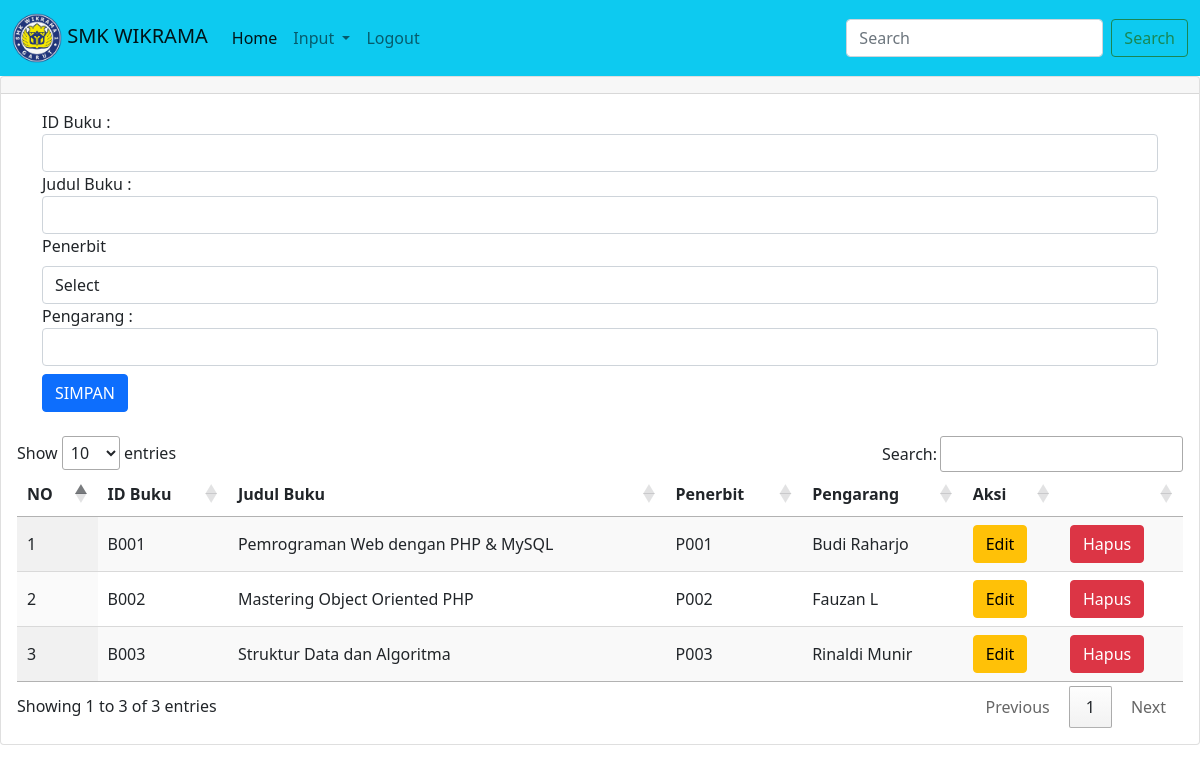
The app's page /dashboard.php?menu=buku (signed in) with its own data.
### tables this page shows
CREATE TABLE IF NOT EXISTS `buku` (
  `bukuID` VARCHAR(20) NOT NULL,
  `judul` VARCHAR(150) NOT NULL,
  `penerbitID` VARCHAR(20) NOT NULL,
  `pengarang` VARCHAR(100) NOT NULL,
  PRIMARY KEY (`bukuID`),
  KEY `fk_buku_penerbit` (`penerbitID`),
  CONSTRAINT `fk_buku_penerbit` FOREIGN KEY (`penerbitID`) REFERENCES `penerbit` (`penerbitID`) ON DELETE CASCADE ON UPDATE CASCADE
);

### library/oop.php (called while the page is built, shortened)
<?php
class oop{
    function tampil($con, $tabel){
        $sql ="SELECT * FROM $tabel";
        $jalan = mysqli_query($con, $sql);
        while($data = mysqli_fetch_assoc($jalan))
            $isi[] = $data;
        return @$isi;
    }
}
?>

### buku.php (the view, shortened to what this page needs)
<?php
include "config/koneksi.php";
include "library/oop.php";
$go = new oop();
$tabel = 'buku';
?>
<div class="container">
<form method='post'>
    <tr>
        <td>ID Buku </td>
        <td>:</td>
        <td><input class="form-control me-2" type="text" name="bukuID" value="<?php echo @$edit['bukuID'] ?>" required></td>
    </tr>
    <tr>
        <td>Judul Buku </td>
        <td>:</td>
        <td><input class="form-control me-2" type="text" name="judul" value="<?php echo @$edit['judul'] ?>" required></td>
    </tr>
    <tr>
    <label class="form-label">Penerbit</label>
        <select name="penerbitID" class="form-control" required>
            <option class="select disable">Select</option>
        </select>
    </tr>
    <tr>
        <td>Pengarang </td>
        <td>:</td>
        <td><input class="form-control me-2" type="text" name="pengarang" value="<?php echo @$edit['pengarang'] ?>" required></td>
    </tr>
    <tr>
        <td><input class="btn btn-primary mt-2" type="submit" name="simpan" value="SIMPAN"></td>
    </tr>
</form>
</div>
<br>
<table id="example" class="display" style="width:100%">
    <thead>
        <tr>
            <th>NO</th>
            <th>ID Buku</th>
            <th>Judul Buku</th>
            <th>Penerbit</th>
            <th>Pengarang</th>
            <th>Aksi</th>
            <th></th>
        </tr>
    </thead>
    <tbody>
        <?php
            $a = $go->tampil($con, $tabel);
            $no = 0;
            if($a == ""){
                echo "<tr><td colspan='7' align='center'>No Record</td></tr>";
            } else {
            foreach($a as $r){
            $no++;
        ?>
        <tr>
            <td><?php echo $no ?></td>
            <td><?php echo $r['bukuID'] ?></td>
            <td><?php echo $r['judul'] ?></td>
            <td><?php echo $r['penerbitID'] ?></td>
            <td><?php echo $r['pengarang'] ?></td>
            <td><a class="btn btn-warning" href="?menu=edit&bukuID=<?= $r['bukuID'] ?>">Edit</a></td>
            <td><a class="btn btn-danger" href="?menu=buku&hapus&bukuID=<?= $r['bukuID'] ?>" onclick="return confirm('Hapus data <?php echo $r['judul'] ?> ?')">Hapus</a></td>
        </tr>
        <?php }  } ?>
    </tbody>
</table>

### dashboard.php (shortened to what this page needs)
<!doctype html>
<html lang="en">
    <head>
        <link href="https://cdn.jsdelivr.net/npm/bootstrap@5.0.0-beta1/dist/css/bootstrap.min.css" rel="stylesheet">
        <link href="https://cdn.datatables.net/1.10.23/css/jquery.dataTables.min.css" rel="stylesheet">
    </head>
    <body>
        <nav class="navbar navbar-expand-lg navbar-light bg-info">
        <div class="container-fluid">
            <a class="navbar-brand disable" href="dashboard.php"><img src="logo/logowk.png" width="50px" height="50px"> <label>SMK WIKRAMA</label></a>
                <div class="collapse navbar-collapse" id="navbarSupportedContent">
                    <ul class="navbar-nav me-auto mb-2 mb-lg-0">
                        <li class="nav-item">
                            <a class="nav-link active" aria-current="page" href="">Home</a>
                        </li>
                        <li class="nav-item dropdown">
                            <a class="nav-link dropdown-toggle" href="" id="navbarDropdown" role="button" data-bs-toggle="dropdown" aria-expanded="false">
                                Input
                            </a>
                        </li>
                        <li class="nav-item">
                            <a class="nav-link" href="logout.php">Logout</a>
                        </li>
                    </ul>
                    <form class="d-flex">
                        <input class="form-control me-2" type="search" placeholder="Search" aria-label="Search">
                        <button class="btn btn-outline-success" type="submit">Search</button>
                    </form>
                </div>
            </div>
        </nav>
    <div class="card">
    <div class="card-header">
    </div>
        <div class="card-body">
        <?php
            $menu = @$_GET['menu'];
            switch($menu){
            case 'buku';
            include 'buku.php';
            break;
            }
        ?>
        </div>
    </div>
    </body>
</html>

### records on screen
buku: bukuID "B001", judul "Pemrograman Web dengan PHP & MySQL", penerbitID "P001", pengarang "Budi Raharjo"
buku: bukuID "B002", judul "Mastering Object Oriented PHP", penerbitID "P002", pengarang "Fauzan L"
buku: bukuID "B003", judul "Struktur Data dan Algoritma", penerbitID "P003", pengarang "Rinaldi Munir"
